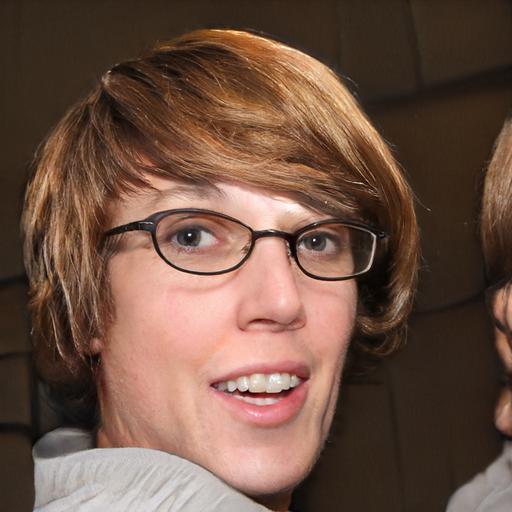
#> input picture photo/1007.jpg, 512 x 512 px, found by its file name
$ python basic.py
#> lines starting #> are read from the running program, lines starting #| are printed output that depends on the picture; after the words box and inside, x2 and y2 are one past the last pixel; in counts of white or black regions, pixels touching at a corner belong together
import cv2 as cv

img= cv.imread('photo/1007.jpg')
#> img is the input picture: shape (512, 512, 3); mean B, G, R 67.5, 81.9, 110.5

cv.imshow('dog', img)


#convert to grayscale
gray = cv.cvtColor(img, cv.COLOR_BGR2GRAY)
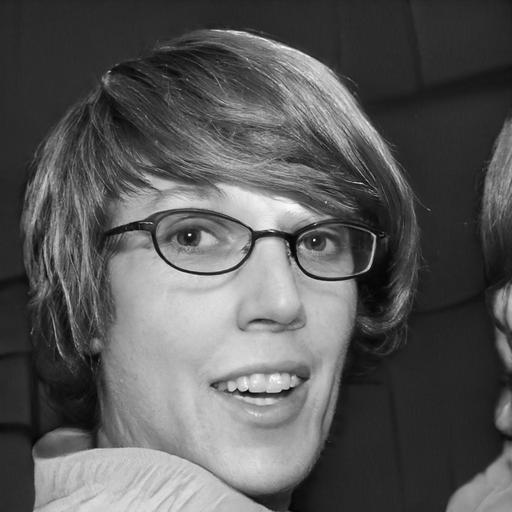
#> gray: shape (512, 512); min 1, max 254, mean 88.8
#cv.COLOR_BGR2GRAY is used to convert BGR image to Grayscale
#cv.imshow('gray', gray)


#blur
blur = cv.GaussianBlur(img, (7,7), cv.BORDER_DEFAULT)
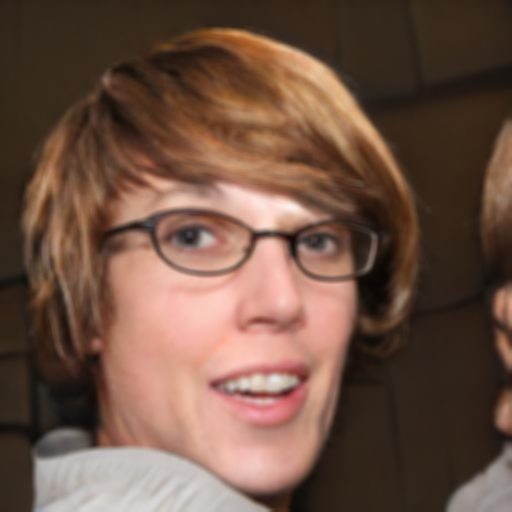
#> blur: shape (512, 512, 3); mean B, G, R 67.5, 81.9, 110.5
#cv.BORDER_DEFAULT is used to apply the default border type
#(7,7) is the kernel size hwa matrix size yt7kem fi blurring ( CNN)

#cv.imshow('blur', blur)


#edge cascade
##It looks at the image and draws the outlines of objects (like borders, shapes, contours).
canny = cv.Canny(img, 125, 175) #Canny edge detection algorithm.
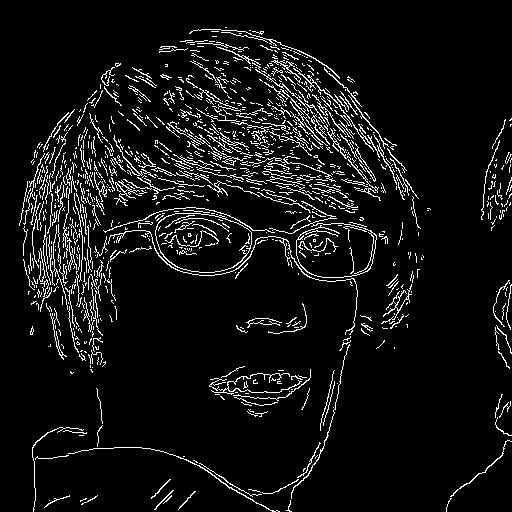
#> canny: shape (512, 512); 7% white in thin lines or dots
#The two values (125 and 175) are thresholds for edge detection.
cv.imshow('canny', canny)
# how two values effect the image:
#Numbers are LOW (example: 50, 100) → I see edges EVERYWHERE
#Numbers are HIGH (example: 200, 250) → STRONGEST edges
#Numbers are balanced (example: 125, 175) → JUST RIGHT edges
#canny = cv.Canny(blur, 125, 175) # you can also apply canny on blurred image


#dilate the image
dilated = cv.dilate(canny, (3,3), iterations=1)
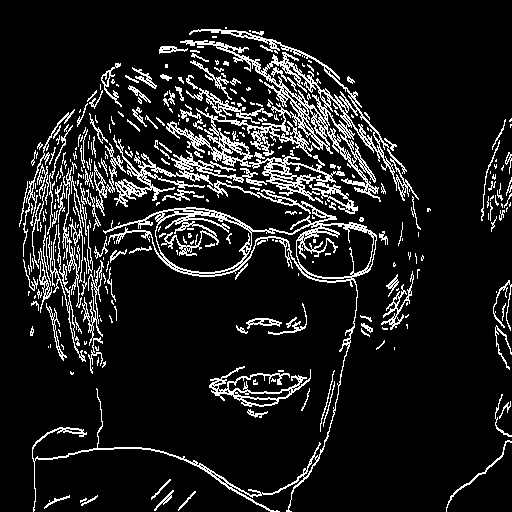
#> dilated: shape (512, 512); 11.4% white in thin lines or dots
#cv.dilate() makes the white areas in an image more prominent(tzid fi la5tout).
#(3,3) is the kernel size used for dilation.
#iterations=1 means the dilation process is applied once.
cv.imshow('dilated', dilated)


#Eroding
eroded = cv.erode(dilated, (3,3), iterations=1)
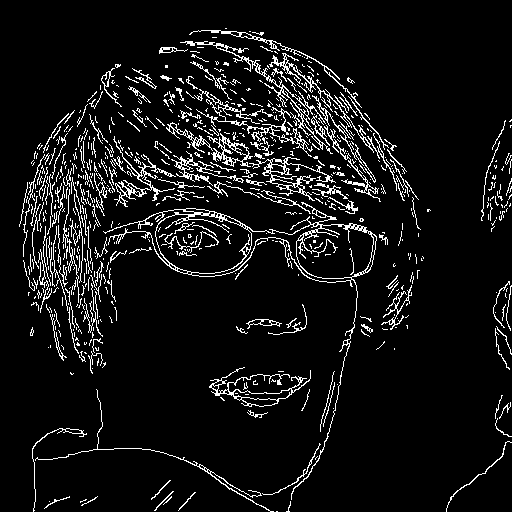
#> eroded: shape (512, 512); 7.7% white in thin lines or dots
#cv.erode() shrinks the white areas in an image.(na9sou minou)
#we apply this fonction on the dilated image to be come back to the original image after dilation.
cv.imshow('eroded', eroded)

#resize
rezised = cv.resize(img, (500,500), interpolation=cv.INTER_AREA)
#interpolation=cv.INTER_AREA is used to resample the image
# INTER_AREA is best when you make an image smaller.
#cv.INTER_LINEAR is good for zooming.
# INTER_CUBIC is also good for zooming, but slower than INTER_LINEAR.
#cv.resize(image, (width, height))
cv.imshow('rezised', rezised)


#cropping
cropped = img[50:200, 200:400]
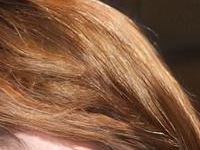
#> cropped: shape (150, 200, 3); mean B, G, R 65.2, 92.3, 131.6
#img[y1:y2, x1:x2]
cv.imshow('cropped', cropped)

cv.waitKey(0)

$ run again, with photo/big cat.jpg copied over photo/1007.jpg
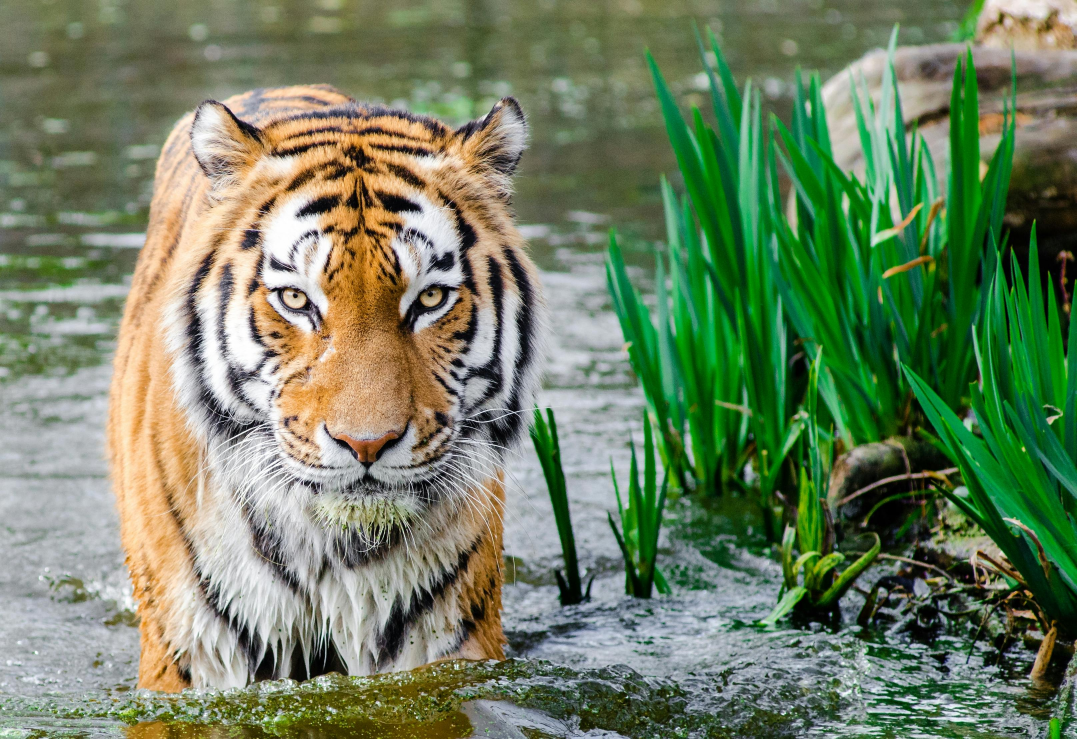
#> input picture photo/big cat.jpg, 3230 x 2216 px, found by its file name (shown at 1/3 size)
#> img is the input picture: shape (2216, 3230, 3); mean B, G, R 97.6, 128.7, 110.8
#> `canny = cv.Canny(img, 125, 175)`:
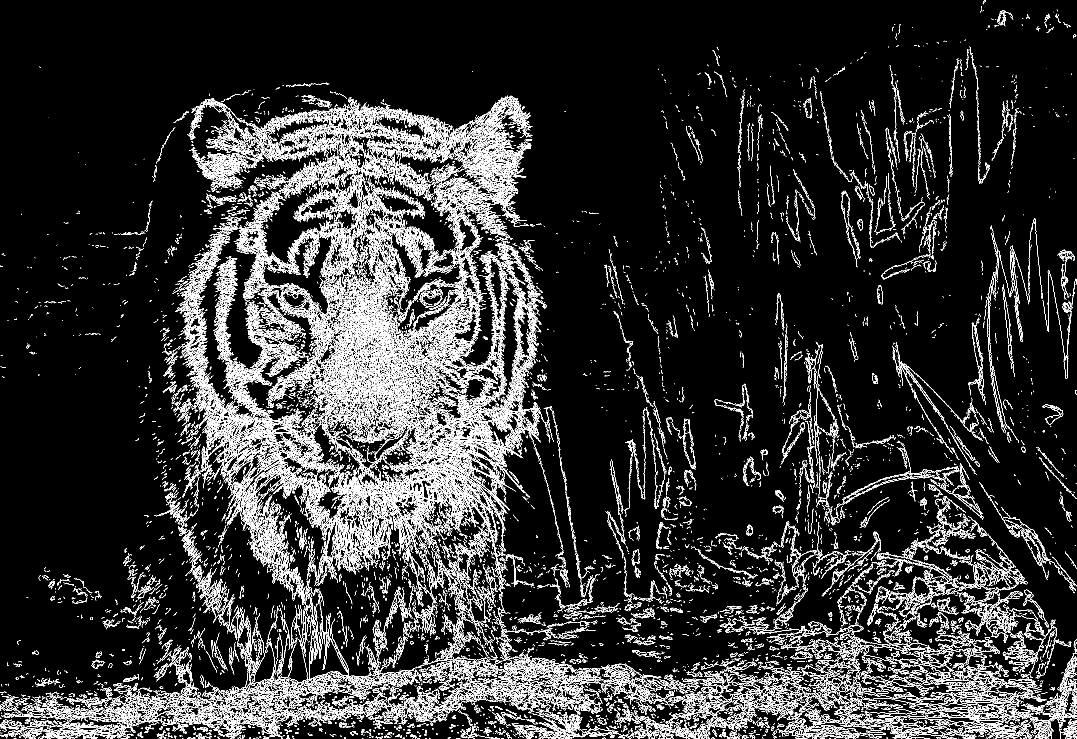
#> canny: shape (2216, 3230) (shown at 1/3 size); 8.5% white in thin lines or dots
#> dilated: shape (2216, 3230); 13.6% white in thin lines or dots
#> eroded: shape (2216, 3230); 9.4% white in thin lines or dots
#> `cropped = img[50:200, 200:400]`:
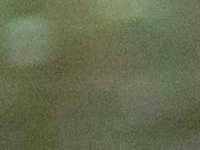
#> cropped: shape (150, 200, 3); mean B, G, R 80.3, 109, 102.3

$ run again, with photo/city.jpg copied over photo/1007.jpg
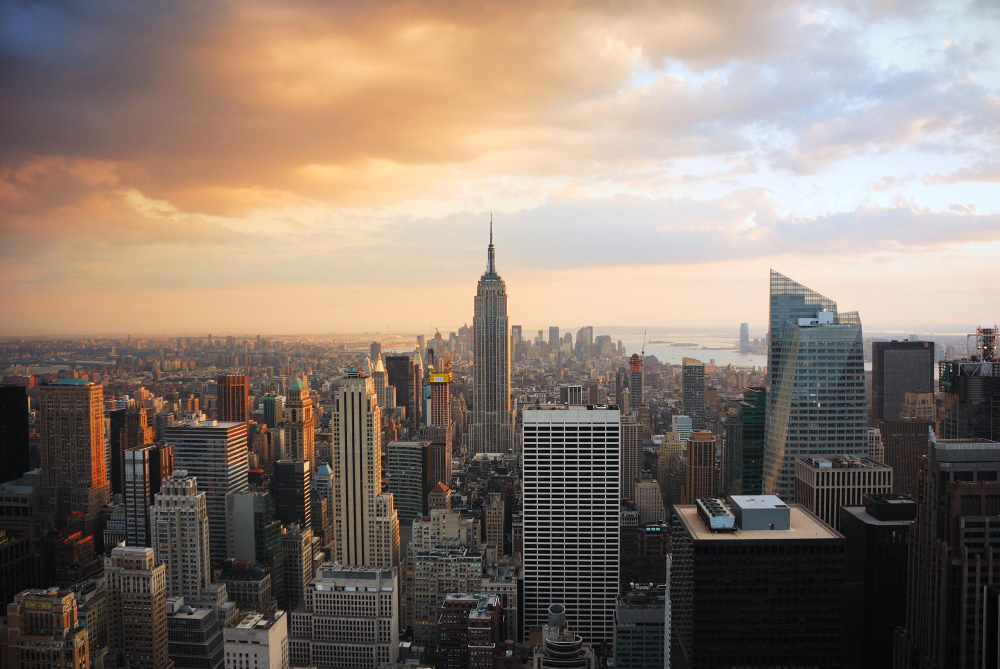
#> input picture photo/city.jpg, 1000 x 669 px, found by its file name
#> img is the input picture: shape (669, 1000, 3); mean B, G, R 112.8, 123.7, 138
#> `canny = cv.Canny(img, 125, 175)`:
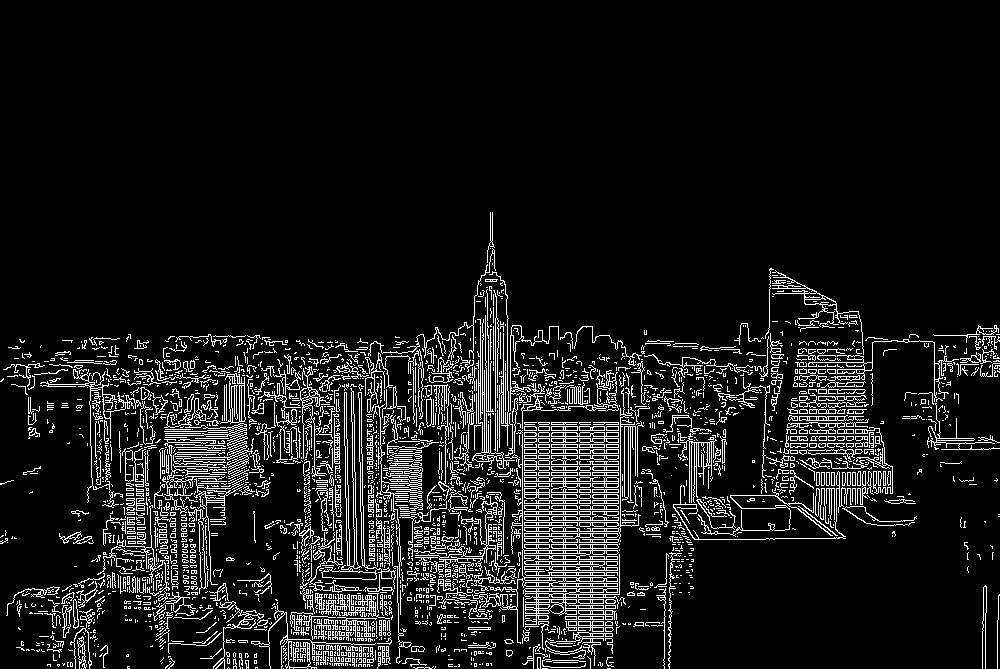
#> canny: shape (669, 1000); 9.4% white in thin lines or dots, all inside (x1, y1, x2, y2) = (0, 212, 1000, 669)
#> eroded: shape (669, 1000); 11.2% white in thin lines or dots, all inside (x1, y1, x2, y2) = (0, 213, 1000, 669)
#> `cropped = img[50:200, 200:400]`:
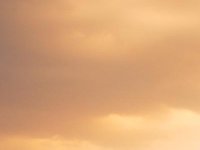
#> cropped: shape (150, 200, 3); mean B, G, R 118.5, 165.6, 217.9

$ run again, with photo/face_side1.jpg copied over photo/1007.jpg
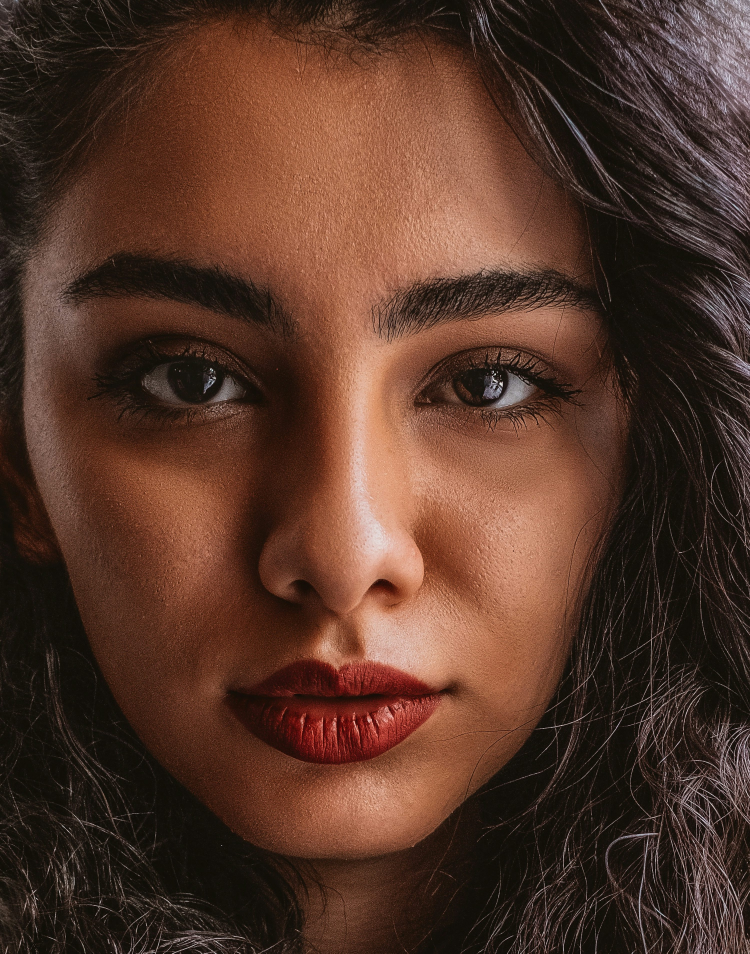
#> input picture photo/face_side1.jpg, 3000 x 3814 px, found by its file name (shown at 1/4 size)
#> img is the input picture: shape (3814, 3000, 3); mean B, G, R 40.8, 54, 84.3
#> `canny = cv.Canny(img, 125, 175)`:
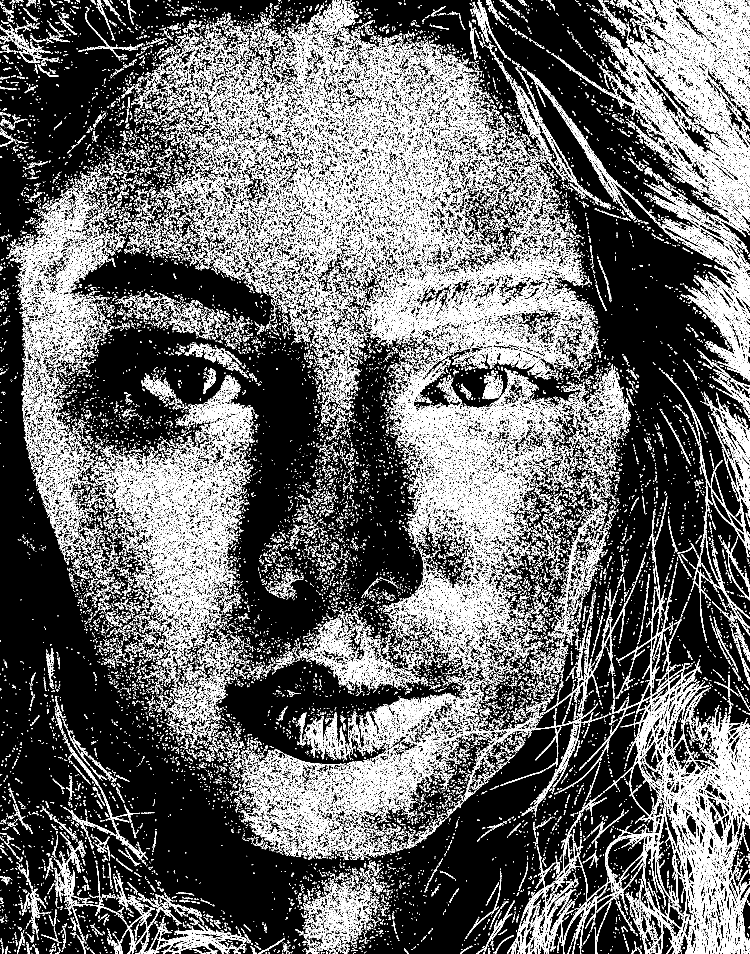
#> canny: shape (3814, 3000) (shown at 1/4 size); 14.1% white in thin lines or dots
#> dilated: shape (3814, 3000); 22% white in thin lines or dots
#> eroded: shape (3814, 3000); 15.5% white in thin lines or dots
#> `cropped = img[50:200, 200:400]`:
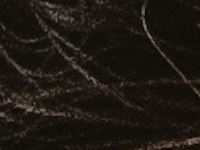
#> cropped: shape (150, 200, 3); mean B, G, R 17.5, 24.2, 29.3
